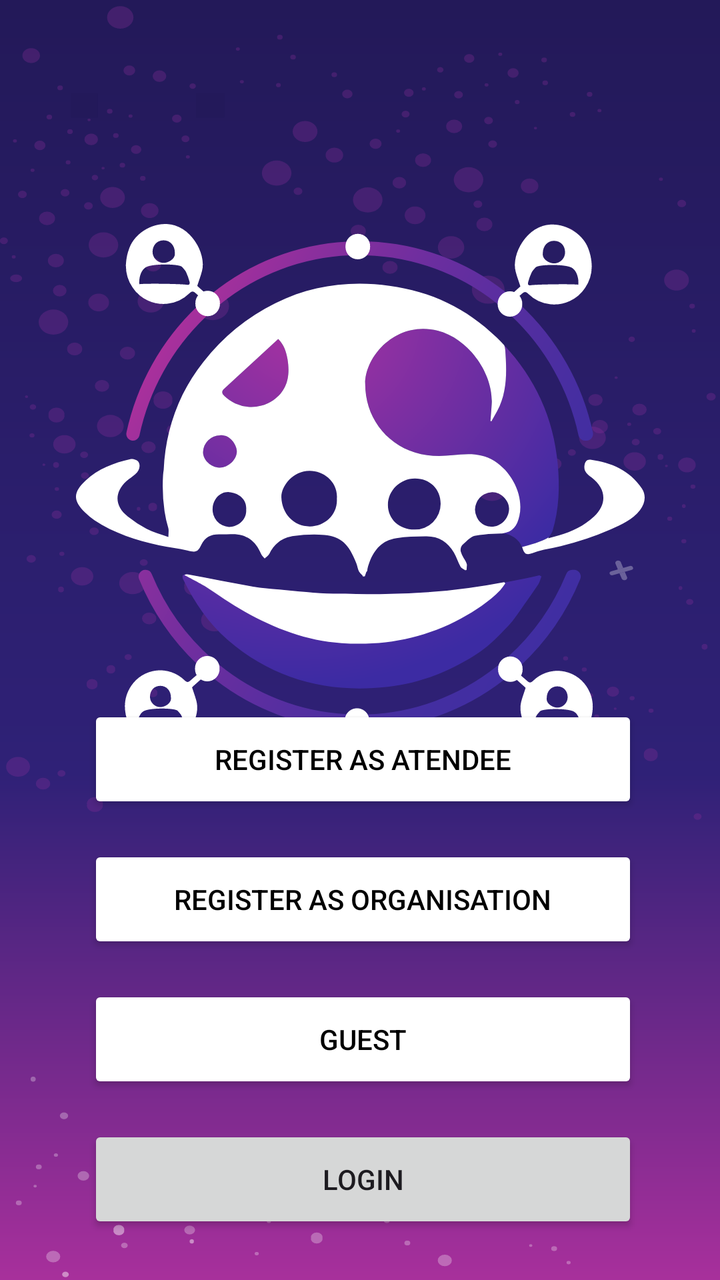
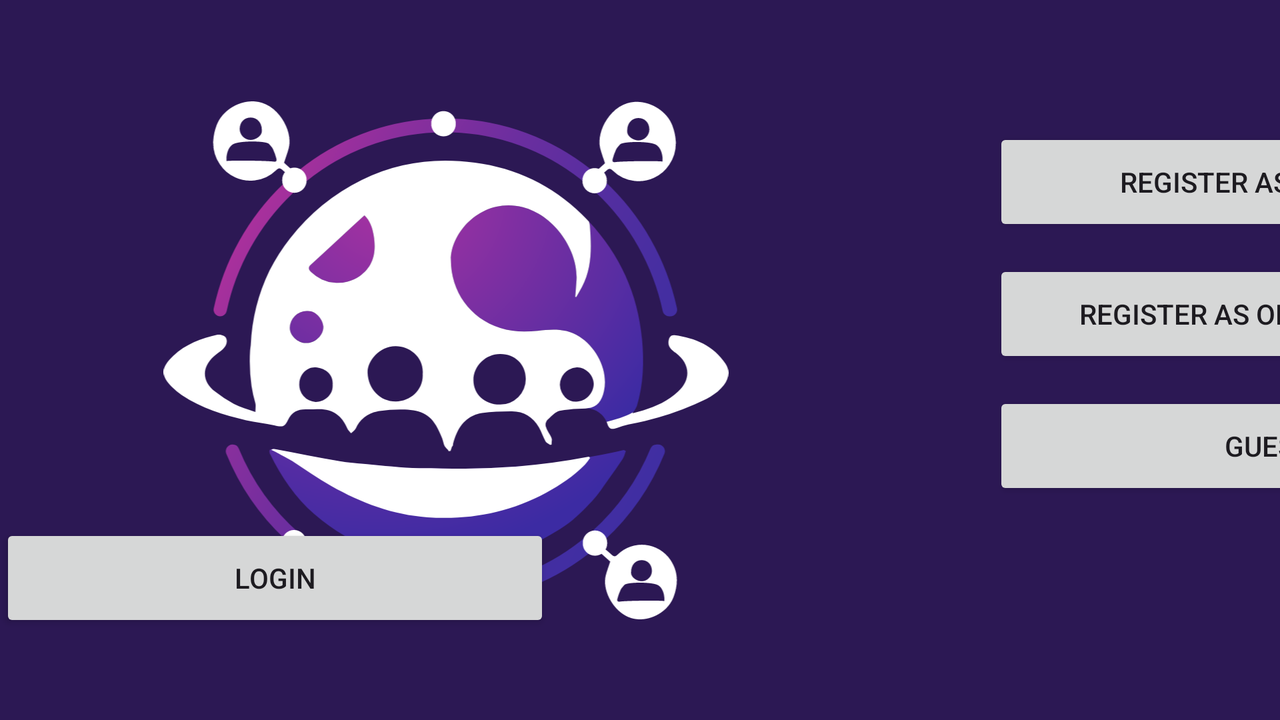

The same Android screen from two of the app's own layout files: first res/layout/ as a phone draws it, then the author's variant for another configuration, drawn on a device whose configuration selects that folder. Both files follow.
<!-- AndroidManifest.xml: application theme Theme.BebeAppThatWorks -->
<!-- res/layout/activity_main.xml -->
<?xml version="1.0" encoding="utf-8"?>
<androidx.constraintlayout.widget.ConstraintLayout
    xmlns:android="http://schemas.android.com/apk/res/android"
    xmlns:app="http://schemas.android.com/apk/res-auto"
    xmlns:tools="http://schemas.android.com/tools"
    android:layout_width="match_parent"
    android:layout_height="match_parent"
    android:background="@drawable/background_stars">


    <ImageView
        android:id="@+id/imageView7"
        android:layout_width="307dp"
        android:layout_height="261dp"
        android:layout_marginTop="112dp"
        app:layout_constraintEnd_toEndOf="parent"
        app:layout_constraintStart_toStartOf="parent"
        app:layout_constraintTop_toTopOf="parent"
        app:srcCompat="@drawable/logo" />

    <Button
        android:id="@+id/button4"
        android:layout_width="275dp"
        android:layout_height="54dp"
        android:layout_marginTop="32dp"
        android:layout_marginBottom="8dp"
        android:backgroundTint="@color/white"
        android:text="Register as Atendee"
        android:textColor="@color/black"
        app:layout_constraintBottom_toTopOf="@+id/button5"
        app:layout_constraintEnd_toEndOf="parent"
        app:layout_constraintHorizontal_bias="0.516"
        app:layout_constraintStart_toStartOf="parent"
        app:layout_constraintTop_toBottomOf="@+id/imageView7"
        app:layout_constraintVertical_bias="0.632" />

    <Button
        android:id="@+id/button5"
        android:layout_width="275dp"
        android:layout_height="54dp"
        android:layout_marginTop="8dp"
        android:layout_marginBottom="8dp"
        android:backgroundTint="@color/white"
        android:text="Register as Organisation"
        android:textColor="@color/black"
        app:layout_constraintBottom_toTopOf="@+id/Guest"
        app:layout_constraintEnd_toEndOf="parent"
        app:layout_constraintHorizontal_bias="0.516"
        app:layout_constraintStart_toStartOf="parent"
        app:layout_constraintTop_toBottomOf="@+id/button4" />

    <Button
        android:id="@+id/Guest"
        android:layout_width="275dp"
        android:layout_height="54dp"
        android:layout_marginTop="8dp"
        android:layout_marginBottom="8dp"
        android:backgroundTint="@color/white"
        android:text="Guest"
        android:textColor="@color/black"
        app:layout_constraintBottom_toTopOf="@+id/Login"
        app:layout_constraintEnd_toEndOf="parent"
        app:layout_constraintHorizontal_bias="0.516"
        app:layout_constraintStart_toStartOf="parent"
        app:layout_constraintTop_toBottomOf="@+id/button5" />

    <Button
        android:id="@+id/Login"
        android:layout_width="275dp"
        android:layout_height="54dp"
        android:layout_marginTop="8dp"
        android:layout_marginBottom="76dp"
        android:text="Login"
        app:layout_constraintBottom_toBottomOf="parent"
        app:layout_constraintEnd_toEndOf="parent"
        app:layout_constraintHorizontal_bias="0.516"
        app:layout_constraintStart_toStartOf="parent"
        app:layout_constraintTop_toBottomOf="@+id/Guest"
        app:layout_constraintVertical_bias="0.057" />

    <androidx.constraintlayout.widget.Barrier
        android:layout_width="wrap_content"
        android:layout_height="wrap_content"
        app:barrierDirection="left" />

    <androidx.constraintlayout.widget.Barrier
        android:layout_width="wrap_content"
        android:layout_height="wrap_content"
        app:barrierDirection="left" />

    <androidx.constraintlayout.widget.Barrier
        android:layout_width="wrap_content"
        android:layout_height="wrap_content"
        app:barrierDirection="left" />

    <androidx.constraintlayout.widget.Barrier
        android:layout_width="wrap_content"
        android:layout_height="wrap_content"
        app:barrierDirection="left" />


</androidx.constraintlayout.widget.ConstraintLayout>
<!-- resources referenced by this layout -->
<resources>
  <color name="black">#FF000000</color>
  <color name="white">#FFFFFFFF</color>
  <!-- drawable background_stars: vector/xml drawable (drawable, 48632 chars, omitted) -->
  <!-- drawable logo: vector/xml drawable (drawable, 15006 chars, omitted) -->
  <!-- from res/values-v23/ -->
  <style name="Theme.BebeAppThatWorks" parent="Base.Theme.BebeAppThatWorks">
      
      <item name="android:navigationBarColor">@android:color/transparent</item>
      <item name="android:statusBarColor">@android:color/transparent</item>
      <item name="android:windowLightStatusBar">?attr/isLightTheme</item>
    </style>
  <style name="Base.Theme.BebeAppThatWorks" parent="Theme.Material3.DayNight.NoActionBar">
          
      </style>
</resources>
<!-- res/layout-land/activity_main.xml (the author's variant of the layout above) -->
<!-- drawn on the phone turned sideways -->
<?xml version="1.0" encoding="utf-8"?>
<androidx.constraintlayout.widget.ConstraintLayout xmlns:android="http://schemas.android.com/apk/res/android"
    xmlns:app="http://schemas.android.com/apk/res-auto"
    xmlns:tools="http://schemas.android.com/tools"
    android:layout_width="match_parent"
    android:layout_height="match_parent"
    android:background="#2C1854">


    <ImageView
        android:id="@+id/imageView7"
        android:layout_width="358dp"
        android:layout_height="259dp"
        android:layout_marginStart="44dp"
        app:layout_constraintBottom_toBottomOf="parent"
        app:layout_constraintStart_toStartOf="parent"
        app:layout_constraintTop_toTopOf="parent"
        app:srcCompat="@drawable/logo" />

    <androidx.constraintlayout.widget.Barrier
        android:layout_width="wrap_content"
        android:layout_height="wrap_content"
        app:barrierDirection="left" />

    <androidx.constraintlayout.widget.Barrier
        android:layout_width="wrap_content"
        android:layout_height="wrap_content"
        app:barrierDirection="left" />

    <androidx.constraintlayout.widget.Barrier
        android:layout_width="wrap_content"
        android:layout_height="wrap_content"
        app:barrierDirection="left" />

    <androidx.constraintlayout.widget.Barrier
        android:layout_width="wrap_content"
        android:layout_height="wrap_content"
        app:barrierDirection="left" />

    <Button
        android:id="@+id/button4"
        android:layout_width="275dp"
        android:layout_height="54dp"
        android:layout_marginStart="96dp"
        android:layout_marginTop="64dp"
        android:text="Register as Atendee"
        app:layout_constraintEnd_toEndOf="parent"
        app:layout_constraintHorizontal_bias="0.012"
        app:layout_constraintStart_toEndOf="@+id/imageView7"
        app:layout_constraintTop_toTopOf="parent" />

    <Button
        android:id="@+id/button5"
        android:layout_width="275dp"
        android:layout_height="54dp"
        android:layout_marginStart="96dp"
        android:layout_marginTop="12dp"
        android:text="Register as Organisation"
        app:layout_constraintEnd_toEndOf="parent"
        app:layout_constraintHorizontal_bias="0.012"
        app:layout_constraintStart_toEndOf="@+id/imageView7"
        app:layout_constraintTop_toBottomOf="@+id/button4" />

    <Button
        android:id="@+id/button"
        android:layout_width="275dp"
        android:layout_height="54dp"
        android:layout_marginStart="96dp"
        android:layout_marginTop="12dp"
        android:text="Guest"
        app:layout_constraintEnd_toEndOf="parent"
        app:layout_constraintHorizontal_bias="0.012"
        app:layout_constraintStart_toEndOf="@+id/imageView7"
        app:layout_constraintTop_toBottomOf="@+id/button5" />

    <Button
        android:id="@+id/button6"
        android:layout_width="275dp"
        android:layout_height="54dp"
        android:layout_marginTop="12dp"
        android:text="Login"
        app:layout_constraintBottom_toBottomOf="parent"
        app:layout_constraintTop_toBottomOf="@+id/button"
        app:layout_constraintVertical_bias="0.0"
        tools:layout_editor_absoluteX="499dp" />

</androidx.constraintlayout.widget.ConstraintLayout>
<!-- resources referenced by the variant -->
<!-- as the phone turned sideways resolves them -->
<resources>
  <!-- drawable logo: vector/xml drawable (drawable, 15006 chars, omitted) -->
  <!-- from res/values-v23/ -->
  <style name="Theme.BebeAppThatWorks" parent="Base.Theme.BebeAppThatWorks">
      
      <item name="android:navigationBarColor">@android:color/transparent</item>
      <item name="android:statusBarColor">@android:color/transparent</item>
      <item name="android:windowLightStatusBar">?attr/isLightTheme</item>
    </style>
  <style name="Base.Theme.BebeAppThatWorks" parent="Theme.Material3.DayNight.NoActionBar">
          
      </style>
</resources>
